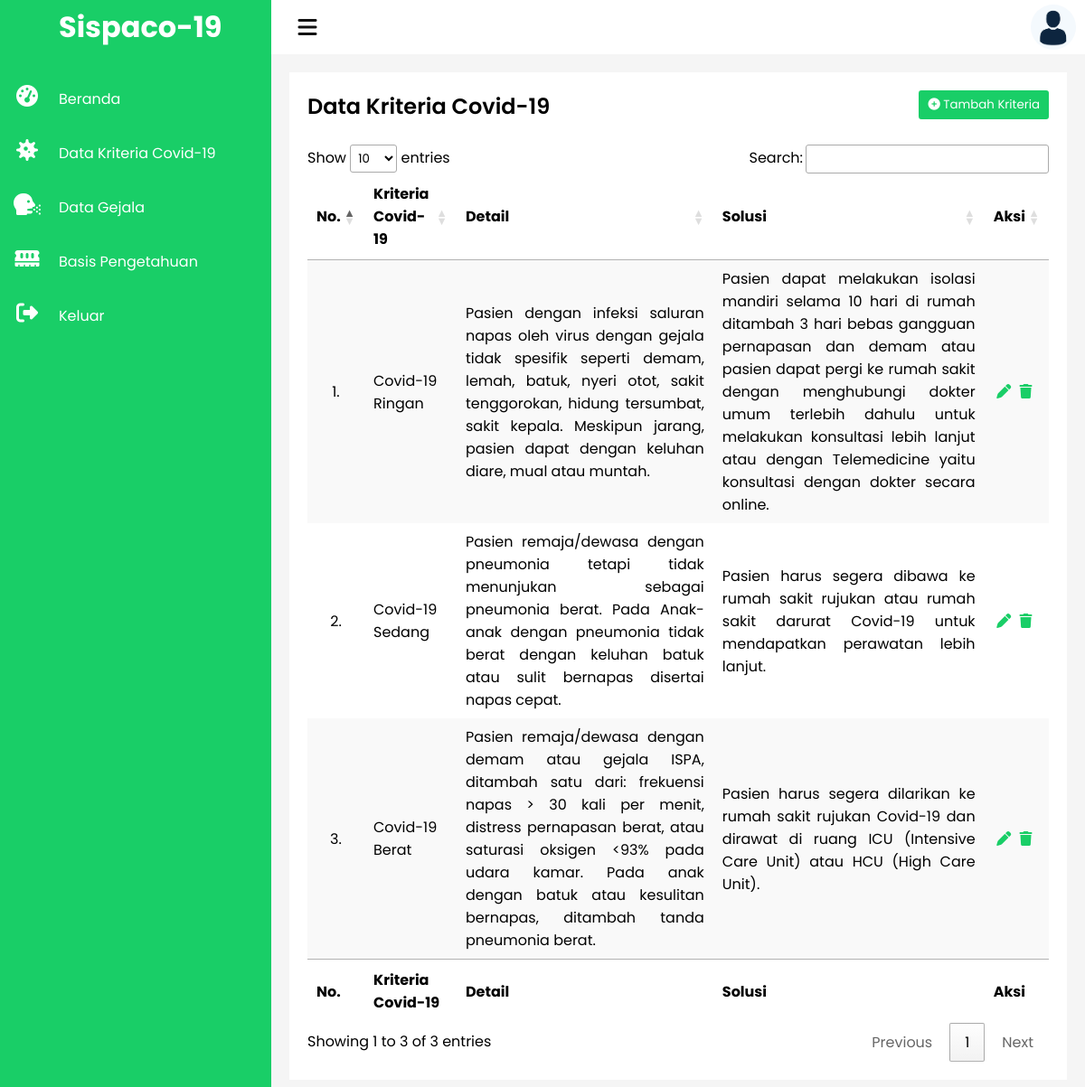
Screenshot of /Administrator/penyakit.php (signed in) with the database file from the repository.
### tables this page shows
CREATE TABLE `penyakit` (
  `id_penyakit` varchar(3) NOT NULL,
  `kriteria_penyakit` varchar(255) NOT NULL,
  `detail` varchar(1000) NOT NULL,
  `saran` varchar(1000) NOT NULL
);

### Administrator/penyakit.php (the view, shortened to what this page needs)
<?php
include '../Database/database.php';
?>
<!DOCTYPE html>
<html lang="en">
<head>
    <link rel="stylesheet" href="https://cdnjs.cloudflare.com/ajax/libs/font-awesome/5.15.2/css/all.min.css" />
    <link rel="stylesheet" href="https://cdn.datatables.net/1.10.24/css/jquery.dataTables.min.css">
    <link rel="stylesheet" href="https://cdn.datatables.net/responsive/2.2.7/css/responsive.dataTables.min.css">
    <link rel="stylesheet" href="../Assets/Css/style.css">
</head>
<body>
    <div class="container-fluid">
        <div class="navigation">
            <ul>
                <li>
                    <a href="index.php">
                        <span class="icon"></span>
                        <span class="title">
                            <h1>Sispaco-19</h1>
                        </span>
                    </a>
                </li>
                <li>
                    <a href="index.php">
                        <span class="icon"><i class="fas fa-tachometer-alt"></i></span>
                        <span class="title">Beranda</span>
                    </a>
                </li>
                <li>
                    <a href="penyakit.php">
                        <span class="icon"><i class="fas fa-virus"></i></span>
                        <span class="title">Data Kriteria Covid-19</span>
                    </a>
                </li>
                <li>
                    <a href="gejala.php">
                        <span class="icon"><i class="fas fa-head-side-cough"></i></span>
                        <span class="title">Data Gejala</span>
                    </a>
                </li>
                <li>
                    <a href="basispengetahuan.php">
                        <span class="icon"><i class="fas fa-memory"></i></span>
                        <span class="title">Basis Pengetahuan</span>
                    </a>
                </li>
                <li>
                    <a href="keluar.php">
                        <span class="icon"><i class="fas fa-sign-out-alt"></i></span>
                        <span class="title">Keluar</span>
                    </a>
                </li>
            </ul>
        </div>
        <div class="main">
            <div class="topbar">
                <div class="toggle" onclick="toggleMenu();"></div>
                <div class="user">
                    <img src="../Assets/Images/user.jpg" alt="Unsika">
                </div>
            </div>
            <div class="details-2">
                <div class="datatable">
                    <div class="cardHeader">
                        <h2>Data Kriteria Covid-19</h2>
                        <button class="btn" onclick="tambah();"><i class="fas fa-plus-circle"></i> Tambah Kriteria</button>
                    </div>
                    <br>
                    <table id="data" class="stripe">
                        <thead>
                            <tr>
                                <th>No.</th>
                                <th>Kriteria Covid-19</th>
                                <th>Detail</th>
                                <th>Solusi</th>
                                <th>Aksi</th>
                            </tr>
                        </thead>
                        <tbody>
                            <?php
                            $query = "SELECT * FROM penyakit ORDER BY id_penyakit ASC";
                            $result = mysqli_query($connect, $query);
                            $cnt = 1;
                            while ($row = mysqli_fetch_array($result)) {
                            ?>
                                <tr>
                                    <td><?= $cnt; ?>.</td>
                                    <td><?= $row['kriteria_penyakit']; ?></td>
                                    <td><?= $row['detail']; ?></td>
                                    <td><?= $row['saran']; ?></td>
                                    <td>
                                        <a href="#" id="edit" data-id='<?= $row['id_penyakit'] ?>' class=" edit"><i class="fas fa-pen" data-toggle="tooltip" title="Edit"></i></a>
                                        <a href="#" id="hapus" data-id='<?= $row['id_penyakit'] ?>' class="hapus"><i class="fas fa-trash" data-toggle="tooltip" title="Hapus"></i></a>
                                    </td>
                                </tr>
                            <?php
                                $cnt = $cnt + 1;
                            } ?>
                        </tbody>
                        <tfoot>
                            <tr>
                                <th>No.</th>
                                <th>Kriteria Covid-19</th>
                                <th>Detail</th>
                                <th>Solusi</th>
                                <th>Aksi</th>
                            </tr>
                        </tfoot>
                    </table>
                </div>
            </div>
        </div>
    </div>
</body>
</html>

### Assets/Css/style.css (style rules this page uses)
:root { --green: #19ce67; --blue: #0d253f; --text-color: #505050; --primary-color: #f4f9fd; }
* { padding: 0; margin: 0; box-sizing: border-box; font-family: 'Poppins', sans-serif; }
body { overflow-x: hidden; }
.container-fluid { position: relative; width: 100%; }
.navigation { position: fixed; width: 300px; height: 100%; background: var(--green); transition: 0.5s; overflow: hidden; }
.navigation ul { position: absolute; top: 0; left: 0; width: 100%; }
.navigation ul li { position: relative; width: 100%; list-style: none; }
.navigation ul li:nth-child(1) { margin-bottom: 20px; }
.navigation ul li a { position: relative; display: block; width: 100%; display: flex; text-decoration: none; color: white; }
.navigation ul li a .icon { position: relative; display: block; min-width: 60px; height: 60px; line-height: 60px; text-align: center; }
.navigation ul li a .icon .fas { color: white; font-size: 24px; }
.navigation ul li a .title { position: relative; display: block; padding: 0 5px; height: 60px; line-height: 60px; white-space: nowrap; }
.main { position: absolute; width: calc(100% - 300px); left: 300px; min-height: 100vh; background: #f5f5f5; transition: 0.5s; }
.main .topbar { width: 100%; background: white; height: 60px; padding: 0 10px; display: flex; justify-content: space-between; align-items: center; }
.toggle { position: relative; width: 60px; height: 60px; cursor: pointer; }
.toggle::before { content: '\f0c9'; font-family: FontAwesome; position: absolute; width: 100%; height: 100%; line-height: 60px; font-size: 24px; text-align: center; color: #111; }
.user { position: relative; min-width: 50px; width: 50px; height: 50px; border-radius: 50%; overflow: hidden; cursor: pointer; }
.user img { position: absolute; top: 0; left: 0; width: 100%; height: 100%; object-fit: cover; }
.details-2 { position: relative; width: 100%; padding: 20px; display: grid; }
.details-2 .datatable table .edit, .details-2 .datatable table .hapus { color: var(--green); margin-right: 5px; }
.datatable { position: relative; display: grid; background: #fff; padding: 20px; }
.cardHeader { display: flex; justify-content: space-between; align-items: flex-start; }
.cardHeader h2 { font-weight: 600; }
button { cursor: pointer; border: none; }
.btn { position: relative; padding: 6px 10px; background: var(--green); color: #fff; text-decoration: none; border-radius: 3px; }
.details-2 table, .modal-body table { width: 100%; margin: 0; }
.details-2 .datatable table thead tr { text-align: center; }
.details-2 .datatable table tbody tr { text-align: justify; }
.details-2 .datatable table tbody tr td:nth-child(1), .details-2 .datatable table tbody tr td:nth-child(5), .details-2 .datatable table tbody tr td:last-child { text-align: center; }

### rows the page displays
penyakit: kriteria_penyakit "Covid-19 Ringan", detail "Pasien dengan infeksi saluran napas oleh virus dengan gejala tidak spesifik seperti demam, lemah, batuk, nyeri otot, sakit tenggorokan, hidung tersumbat, sakit kepala. Meskipun jarang, pasien dapat dengan keluhan diare, mual atau muntah.", saran "Pasien dapat melakukan isolasi mandiri selama 10 hari di rumah ditambah 3 hari bebas gangguan pernapasan dan demam atau pasien dapat pergi ke rumah sakit dengan menghubungi dokter umum terlebih dahulu untuk melakukan konsultasi lebih lanjut atau dengan Telemedicine yaitu konsultasi dengan dokter secara online."
penyakit: kriteria_penyakit "Covid-19 Sedang", detail "Pasien remaja/dewasa dengan pneumonia tetapi tidak menunjukan sebagai pneumonia berat. Pada Anak-anak dengan pneumonia tidak berat dengan keluhan batuk atau sulit bernapas disertai napas cepat.", saran "Pasien harus segera dibawa ke rumah sakit rujukan atau rumah sakit darurat Covid-19 untuk mendapatkan perawatan lebih lanjut."
penyakit: kriteria_penyakit "Covid-19 Berat", detail "Pasien remaja/dewasa dengan demam atau gejala ISPA, ditambah satu dari: frekuensi napas > 30 kali per menit, distress pernapasan berat, atau saturasi oksigen <93% pada udara kamar. Pada anak dengan batuk atau kesulitan bernapas, ditambah tanda pneumonia berat.", saran "Pasien harus segera dilarikan ke rumah sakit rujukan Covid-19 dan dirawat di ruang ICU (Intensive Care Unit) atau HCU (High Care Unit)."
